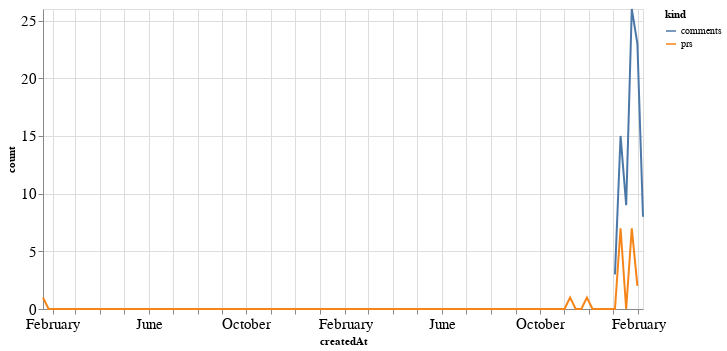

Notebook cell for this chart:
### Code cell
alt.Chart(total_time, width=600).mark_line().encode(
    x='createdAt',
    y='count',
    color='kind'
)

### Figure 1 — Vega-Lite specification as saved in the notebook (floating-point values rounded to 4 significant figures; data arrays with more than 128 entries replaced by an {"elided": "..."} marker saying what was removed)
{"config": {"axisLeft": {"labelFontSize": 15}, "axisBottom": {"labelFontSize": 15}}, "data": {"name": "data-76d2192079f72f5de21bc2a9644e5729"}, "mark": "line", "encoding": {"color": {"type": "nominal", "field": "kind"}, "x": {"type": "temporal", "field": "createdAt"}, "y": {"type": "quantitative", "field": "count"}}, "width": 600, "$schema": "https://vega.github.io/schema/vega-lite/v4.8.1.json", "datasets": {"data-76d2192079f72f5de21bc2a9644e5729": {"elided": "216 records"}}}
